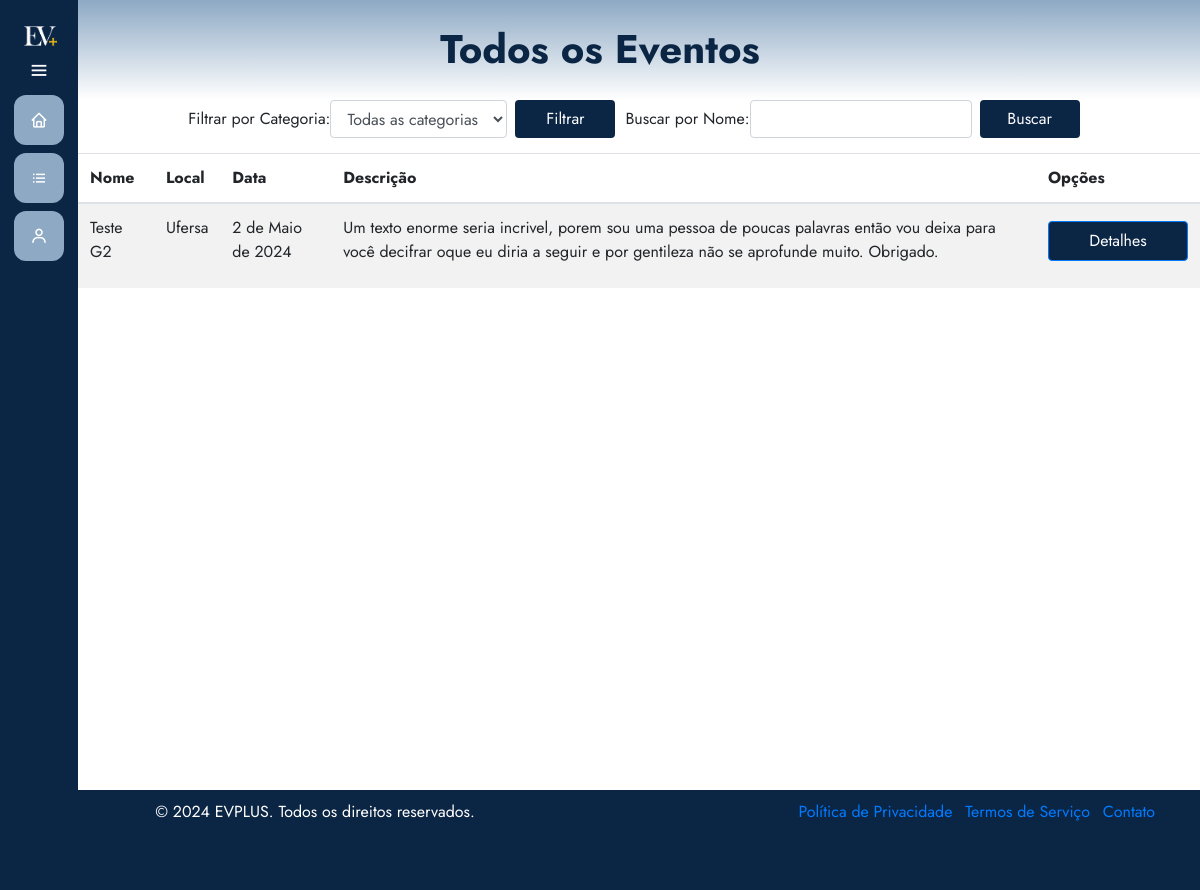
Before: /eventos/todos-eventos/ with the older database file.
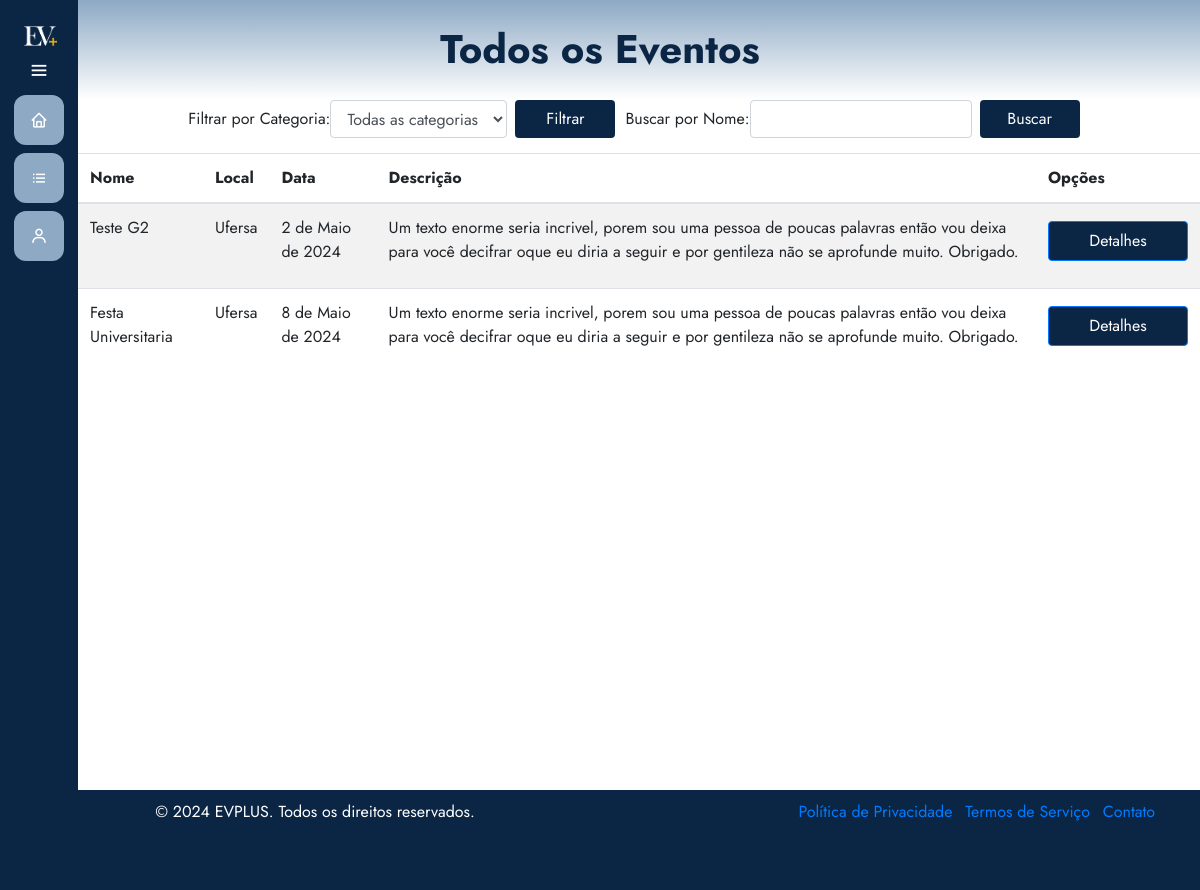
After: the same page with the newer database file.
### eventos/models.py (models this page shows, shortened)
class Evento(models.Model):
    user = models.ForeignKey(User, on_delete=models.CASCADE)
    clients = models.ManyToManyField(User, through='Inscricao', related_name='eventos')
    name = models.CharField(max_length=100)
    description = models.TextField()
    local = models.CharField(max_length=100)
    date = models.DateField()
    time = models.TimeField()
    category = models.CharField(max_length=100)
    banner = models.ImageField(null=True, blank=True, upload_to='banners/')
    limite_inscricoes = models.PositiveIntegerField(null=True, blank=True, verbose_name="Limite de Inscrições")
    finalizado = models.BooleanField(default=False)
    certificados = models.ManyToManyField(User, through='Certificado', related_name='eventos_certificados')

### eventos/views.py (the view)
# urls.py: path('todos-eventos/', views.listarTodosEventos, name='todos_eventos'),
def listarTodosEventos(request):
    exibir_sidebar = True
    categoria = request.GET.get('categoria')
    nome = request.GET.get('nome')
    eventosDisponiveis = Evento.objects.filter(finalizado=False)
    if categoria:
        eventosDisponiveis = eventosDisponiveis.filter(category=categoria)
    if nome:
        eventosDisponiveis = eventosDisponiveis.filter(name__icontains=nome)
    return render(request, 'todosEventos.html', {'eventos': eventosDisponiveis, 'exibir_sidebar': exibir_sidebar})

### eventos/templates/todosEventos.html (shortened to what this page needs)
{% extends 'base.html' %}
{% load static %}
{% block 'head' %}
    <link rel="stylesheet" href="{% static 'eventos/css/todosEventos.css' %}">
{% endblock %}
{% block 'dashboard' %}
    <div class="container">
        <div class="row">
            <div class="col-md-12">
                <form method="GET" action="{% url 'eventos:todos_eventos' %}" class="form-inline">
                    <div class="form-group mr-2">
                        <label for="categoria">Filtrar por Categoria:</label>
                        <select class="form-control" id="categoria" name="categoria">
                            <option value="">Todas as categorias</option>
                        </select>
                    </div>
                    <button type="submit" class="btn btn-filter">Filtrar</button>
                    <div class="form-group">
                        <label for="nome">Buscar por Nome:</label>
                        <input type="text" class="form-control mr-2" id="nome" name="nome">
                    </div>
                    <button type="submit" class="btn btn-filter">Buscar</button>
                </form>
            </div>
        <div class="row">
            <div class="col-md-12">
                <div class="panel panel-default">
                    <div class="panel-body">
                        <div class="table-responsive">
                            <table class="table table-striped">
                                <thead>
                                    <tr>
                                        <th>Nome</th>
                                        <th>Local</th>
                                        <th>Data</th>
                                        <th>Descrição</th>
                                        <th>Opções</th>
                                    </tr>
                                </thead>
                                <tbody>
                                    {% for evento in eventos %}
                                        <tr>
                                            <td>{{ evento.name }}</td>
                                            <td>{{ evento.local }}</td>
                                            <td>{{ evento.date }}</td>
                                            <td>{{ evento.description }}</td>
                                            <td>
                                                <a href="{% url 'eventos:detalhes_evento' evento.id %}" class="btn btn-primary">Detalhes</a>
                                            </td>
                                        </tr>
                                    {% endfor %}
                                </tbody>
                            </table>
                        </div>
                    </div>
                </div>
            </div>
        </div>
    </div>
{% endblock %}

### templates/base.html (shortened to what this page needs)
{% load static %}
<!doctype html>
<html lang="pt-BR">
<head>
  <link rel="stylesheet" href="https://cdn.jsdelivr.net/npm/bootstrap@4.6.1/dist/css/bootstrap.min.css">
  <link rel="stylesheet" href="{% static 'general/css/base.css' %}">
  <link rel="stylesheet" href="{% static 'general/css/general.css' %}">
  <link href='https://unpkg.com/boxicons@2.0.7/css/boxicons.min.css' rel='stylesheet'>
  {% block 'head' %}{% endblock %}
</head>
<body>
  <div class="page-topo" id="page-topo">
    <h1 class="main-title" id="page-topo-title"></h1>
  </div>
  {% if exibir_sidebar %}
  <div class="sidebar">
    <a href="{% url 'home' %}">
      <div class="logo-details">
          <img src="{% static 'images/LOGO.png' %}" alt="Logo" class="logo">
        </a>
          <i class='bx bx-menu' id="btn" ></i>
      </div>
      <ul class="nav-list">
      <li>
        <a href="{% url 'home' %}">
          <i class='bx bx-home'></i>
        </a>
      </li>
      <li>
        <a href="{% url 'eventos:todos_eventos' %}">
          <i class='bx bx-list-ul'></i>
        </a>
      </li>
      <li>
        <a href="{% url 'conta' %}">
          <i class='bx bx-user'></i>
        </a>
      </li>
    </ul>
  {% endif %}
  <section class="home-section">
    {% block 'dashboard' %}
    {% endblock %}
  </section>
  <footer class="footer">
    <div class="container">
        <div class="row">
            <div class="col-md-6">
                <p>&copy; 2024 EVPLUS. Todos os direitos reservados.</p>
            </div>
            <div class="col-md-6 text-md-right">
                <ul class="list-inline">
                    <li class="list-inline-item"><a href="#">Política de Privacidade</a></li>
                    <li class="list-inline-item"><a href="#">Termos de Serviço</a></li>
                    <li class="list-inline-item"><a href="#">Contato</a></li>
                </ul>
            </div>
        </div>
    </div>
  </footer>
</body>
</html>

### templates/static/general/css/base.css (style rules this page uses)
* { margin: 0; padding: 0; box-sizing: border-box; font-family: "Jost" , sans-serif; }
.main-title { position: relative; color: var(--dark-color); font-size: 40px; top: 25px; font-weight: bold; text-align: center; z-index: 3; }
.page-topo { position: relative; width: 100%; height: 100px; background-image: linear-gradient(to bottom, var(--main-color), white); z-index: 2; }
.sidebar { position: fixed; left: 0; top: 0; height: 100%; width: 78px; background: var(--dark-color); padding: 6px 14px; z-index: 99; transition: all 0.5s ease; }
.sidebar .logo-details { height: 60px; display: flex; align-items: center; position: relative; }
.sidebar .logo-details #btn { position: absolute; top: 50%; right: 0; transform: translateY(-50%); font-size: 22px; transition: all 0.4s ease; font-size: 23px; text-align: center; cursor: pointer; transition: all 0.5s ease; }
.sidebar i { color: #fff; height: 60px; min-width: 50px; font-size: 28px; text-align: center; line-height: 60px; }
.sidebar .nav-list { margin-top: 20px; height: 100%; }
.sidebar li { position: relative; margin: 8px 0; list-style: none; }
.sidebar li a { display: flex; height: 100%; width: 100%; border-radius: 12px; align-items: center; text-decoration: none; transition: all 0.4s ease; background: var(--main-color); }
.sidebar li i { height: 50px; line-height: 50px; font-size: 18px; border-radius: 12px; }
.home-section { position: relative; min-height: 80vh; top: 0; background: white; left: 78px; width: calc(100% - 78px); transition: all 0.5s ease; z-index: 2; }
.logo-details { position: relative; top: 0; left: 0; background-color: var(--dark-color); padding: 5px 14px 25px 10px; z-index: 1000; }
.logo { max-height: 20px; transition: max-height 0.5s ease; }
.sidebar { padding-top: 15px; }
.sidebar .logo-details #btn { position: absolute; top: 55px; right: 0px; font-size: 22px; transition: all 0.4s ease; text-align: center; cursor: pointer; }
.footer { position: relative; bottom: 0; width: 100%; height: 100px; background-color: var(--dark-color); color: white; text-align: center; padding-top: 10px; z-index: 1000; margin-top: 50px; }

### templates/static/general/css/general.css (style rules this page uses)
:root { --main-color: #8da9c4; --dark-color: #0b2545; --light-color: #eef4ed; --contrast-color: #467afd; --differential-color: #134074; }

### templates/static/eventos/css/todosEventos.css (style rules this page uses)
.btn-primary { height: 40px; width: 140px; background-color: var(--dark-color); padding: 7px; margin-top: 5px; margin-bottom: 15px; }
.btn-filter { height: 38px; width: 100px; background-color: var(--dark-color); padding: 5px; color: white; margin-right: 10px; }
.form-inline { margint-top: 20px; margin-bottom: 15px; display: flex; justify-content: center; }

Changed rows visible on the page:
added Evento: name "Festa Universitaria", local "Ufersa", date "8 de Maio de 2024", description "Um texto enorme seria incrivel, porem sou uma pessoa de poucas palavras então vou deixa para você decifrar oque eu diria a seguir e por gentileza não se aprofunde muito. Obrigado."
